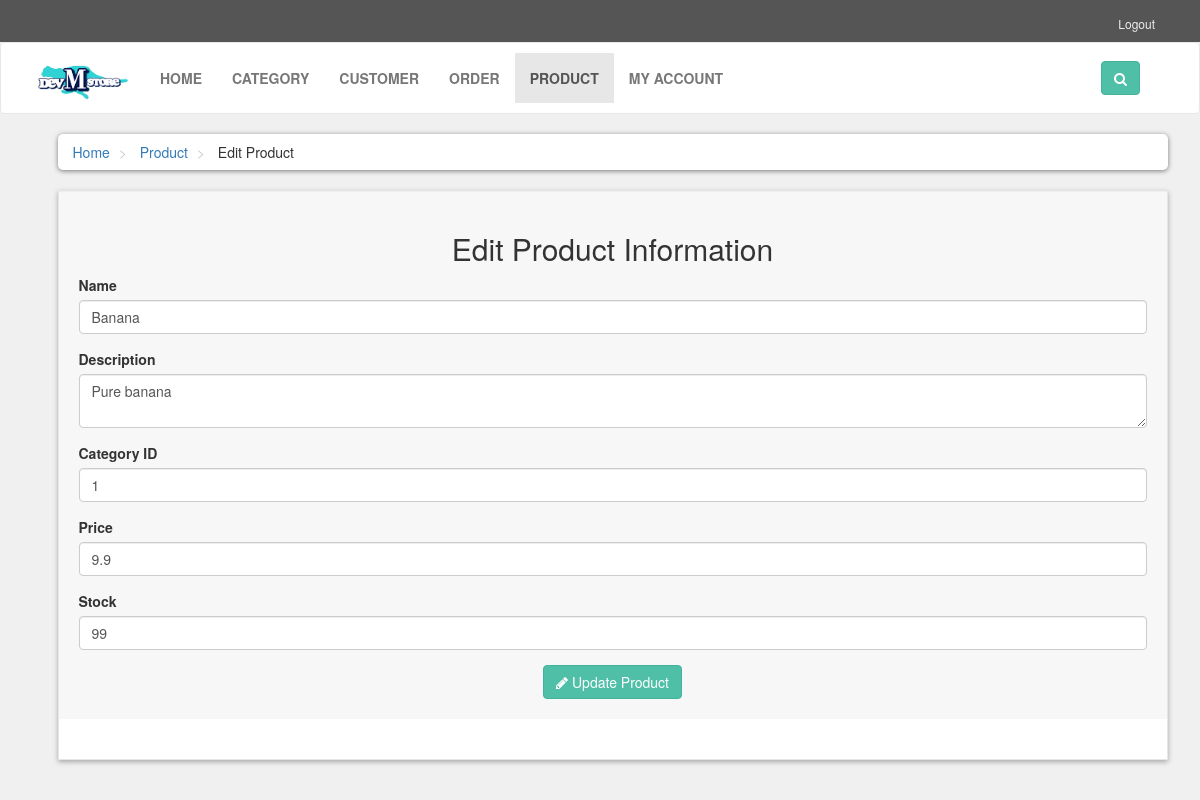
Page /update_product.php?product_id=1 on the committed database.
### tables this page shows
CREATE TABLE `product` (
  `product_id` int(11) NOT NULL,
  `category_id` int(11) NOT NULL,
  `product_name` varchar(255) NOT NULL,
  `product_price` float NOT NULL,
  `product_stock` int(11) NOT NULL,
  `product_description` varchar(255) NOT NULL,
  `product_image` varchar(255) DEFAULT NULL,
  `product_status` varchar(255) DEFAULT NULL
);

### update_product.php (the view, shortened to what this page needs)
<!DOCTYPE html>
<html lang="en">
<head>
    <link rel="stylesheet" href="styles/bootstrap-337.min.css">
    <link rel="stylesheet" href="font-awsome/css/font-awesome.min.css">
    <link rel="stylesheet" href="styles/style.css">
</head>
<body>
<div id="top">
    <div class="container">
        <div class="col-md-6 offer">
        </div>
        <div class="col-md-6">
            <ul class="menu">
                <li>
                    <a href="index.php">Logout</a>
                </li>
            </ul>
        </div>
    </div>
</div>
<div id="navbar" class="navbar navbar-default">
    <div class="container">
        <div class="navbar-header">
            <a href="index1.php" class="navbar-brand home">
                <img src="images/logo.png" style='width: 100px;'alt="M-dev-Store Logo" class="hidden-xs">
            </a>
        </div>
        <div class="navbar-collapse collapse" id="navigation">
            <div class="padding-nav">
                <ul class="nav navbar-nav left">
                    <li >
                        <a href="index1.php">Home</a>
                    </li>
                    <li>
                        <a href="category.php">Category</a>
                    </li>
                    <li>
                        <a href="customer.php">Customer</a>
                    </li>
                    <li>
                        <a href="order.php">Order</a>
                    </li>
                    <li class="active">
                        <a href="products.php">Product</a>
                    </li>
		            <li>
                        <a href="my_account.php?1">My Account</a>
                    </li>
                </ul>
            </div>
            <div class="navbar-collapse collapse right">
                <button class="btn btn-primary navbar-btn" type="button" data-toggle="collapse" data-target="#search">
                    <i class="fa fa-search"></i>
                </button>
            </div>
        </div>
    </div>
</div>
<div id="content">
       <div class="container">
            <div class="col-md-12">
                <ul class="breadcrumb">
                    <li>
                       <a href="index1.php">Home</a>
                    </li>
                    <li>
                       <a href="category.php">Product</a>
                    </li>
                    <li>
                       Edit Product
                    </li>
                </ul>
            </div>
            <div class="col-md-9" style="width: 100%;">
               <div class="box">
                   <div class="box-header">
                       <center>
                           <h2> Edit Product Information</h2>
                       </center>
                        <?php
                        $servername = "localhost";
                        $username = "root";
                        $password = "";
                        $dbname = "admin_platform";
                        $conn = mysqli_connect($servername, $username, $password, $dbname);
                        if (isset($_GET['product_id'])) {
                            $product_id = $_GET['product_id'];
                            $stmt = mysqli_prepare($conn, "SELECT * FROM product WHERE product_id=?");
                            mysqli_stmt_bind_param($stmt, "i", $product_id);
                            mysqli_stmt_execute($stmt);
                            $result = mysqli_stmt_get_result($stmt);
                            if (mysqli_num_rows($result) == 1) {
                                $row = mysqli_fetch_assoc($result);
                                $product_name = $row['product_name'];
                                $product_description = $row['product_description'];
                                $category_id = $row['category_id'];
                                $product_price = $row['product_price'];
                                $product_stock = $row['product_stock'];
                            }
                        }
                        ?>
                        <form method="post">
                            <div class="form-group">
                                <label>Name</label>
                                <input type="text" class="form-control" name="name" value="<?php echo htmlspecialchars($product_name); ?>" required>
                            </div>
                            <div class="form-group">
                                <label>Description</label>
                                <textarea class="form-control" name="description" required><?php echo htmlspecialchars($product_description); ?></textarea>
                            </div>
                            <div class="form-group">
                                <label>Category ID</label>
                                <input type="text" class="form-control" name="category" value="<?php echo htmlspecialchars($category_id); ?>" required>
                            </div>
                            <div class="form-group">
                                <label>Price</label>
                                <input type="number" class="form-control" name="price" step="0.01" value="<?php echo htmlspecialchars($product_price); ?>" required>
                            </div>
                            <div class="form-group">
                                <label>Stock</label>
                                <input type="number" class="form-control" name="stock" value="<?php echo htmlspecialchars($product_stock); ?>" required>
                            </div>
                            <div class="text-center">
                                <button type="submit" name="update_product" class="btn btn-primary">
                                <i class="fa fa-pencil"></i> Update Product
                            </button>
                            </div>
                        </form>
                    </div>
                </div>
            </div>
        </div>
    </div>
</body>
</html>

### styles/style.css (style rules this page uses)
body { font-size: 14px; line-height: 1.42857143; color: #333333; background: #f0f0f0; overflow-x: hidden; }
#top { background: #555555; padding: 10px 0; }
#top .offer { color: #ffffff; }
#top a { color: #ffffff; }
#top ul.menu { padding-top: 5px; margin: 0px; text-align: right; font-size: 12px; list-style: none; }
#top ul.menu > li { display: inline-block; }
#top ul.menu > li a { color: #eeeeee; }
.navbar { background: #ffffff; }
.navbar-collapse .right { float: right; }
.navbar-brand { float: left; padding: 10px 15px; font-size: 18px; line-height: 20px; height: 70px; }
.navbar ul.nav > li > a { text-transform: uppercase; font-weight: bold; font-size: 14px; }
.padding-nav { padding-top: 10px; }
.btn-primary { color: rgb(255, 255, 255); background: rgb(79, 191, 168); border-color: rgb(65, 179, 156); }
.box { background: #ffffff; margin: 0 0 30px; border: solid 1px #e6e6e6; box-sizing: border-box; padding: 20px; box-shadow: 0px 2px 5px rgba(0, 0, 0, .3); }
#content { padding-left: 25px; }
.breadcrumb { padding: 8px 15px; margin-bottom: 20px; background: #ffffff; border-radius: 5px; box-shadow: 0px 1px 5px rgba(0, 0, 0, .5); }
.breadcrumb> li + li:before { content: ">\00a0"; color: #cccccc; }
.box .box-header { background-color: #f7f7f7; margin: -20px -20px 20px; padding: 20px; border-top: 1px solid #eeeeee; }

### rows in the picture
product: name "Banana", description "Pure banana", category "1", price "9.9", stock "99"
